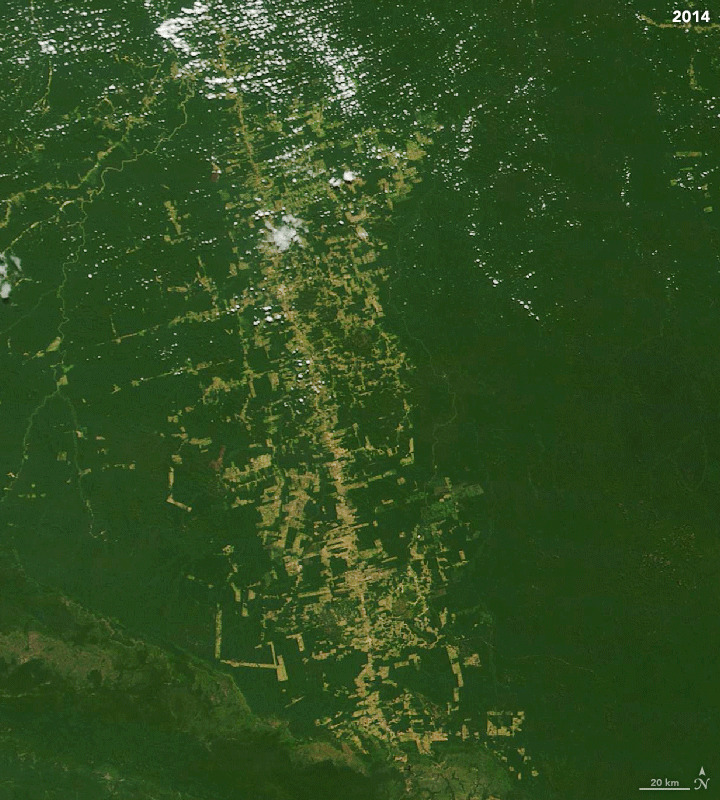
#> input picture Computer Vision/Actividad_3/img/images-0014.jpg, 720 x 800 px, found by its file name
$ jupyter execute test2.ipynb
#> lines starting #> are read from the running program, lines starting #| are printed output that depends on the picture; after the words box and inside, x2 and y2 are one past the last pixel; in counts of white or black regions, pixels touching at a corner belong together
[cell 1]
import cv2
import numpy as np

def segment_image_otsu(image_path):
#> called with image_path = 'img/images-0014.jpg'
    img = cv2.imread(image_path)
#> img is the input picture: shape (800, 720, 3); mean B, G, R 32.4, 77.4, 48.3
    img_rgb = cv2.cvtColor(img, cv2.COLOR_BGR2RGB)

    img_clear = cv2.imread('img/images-0003.jpg')
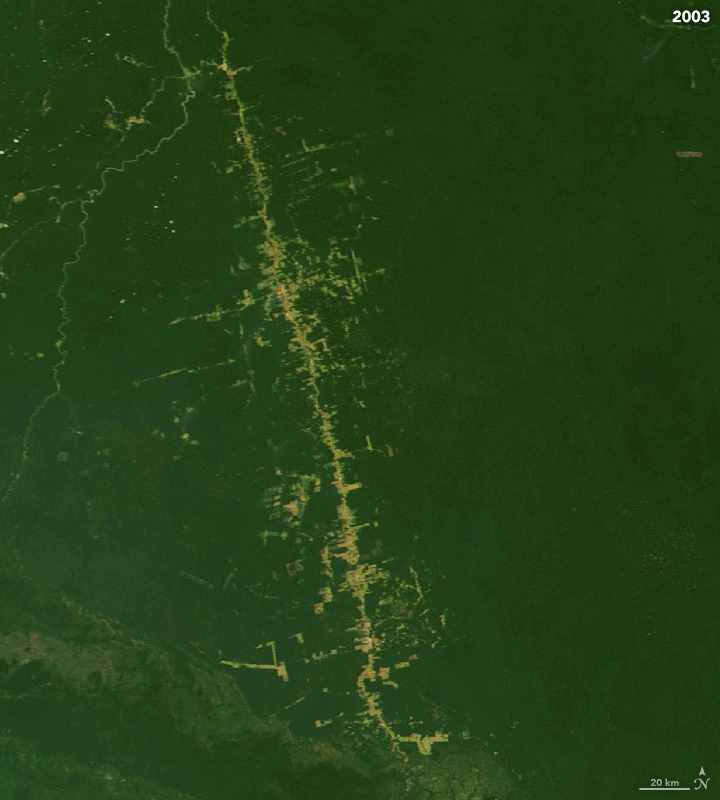
#> input picture Computer Vision/Actividad_3/img/images-0003.jpg, 720 x 800 px, found by its file name
#> img_clear is the input picture: shape (800, 720, 3); mean B, G, R 23.1, 63.7, 36.1
    img_clear_rgb =cv2.cvtColor(img_clear, cv2.COLOR_BGR2RGB)

    gray = cv2.cvtColor(img, cv2.COLOR_BGR2GRAY)
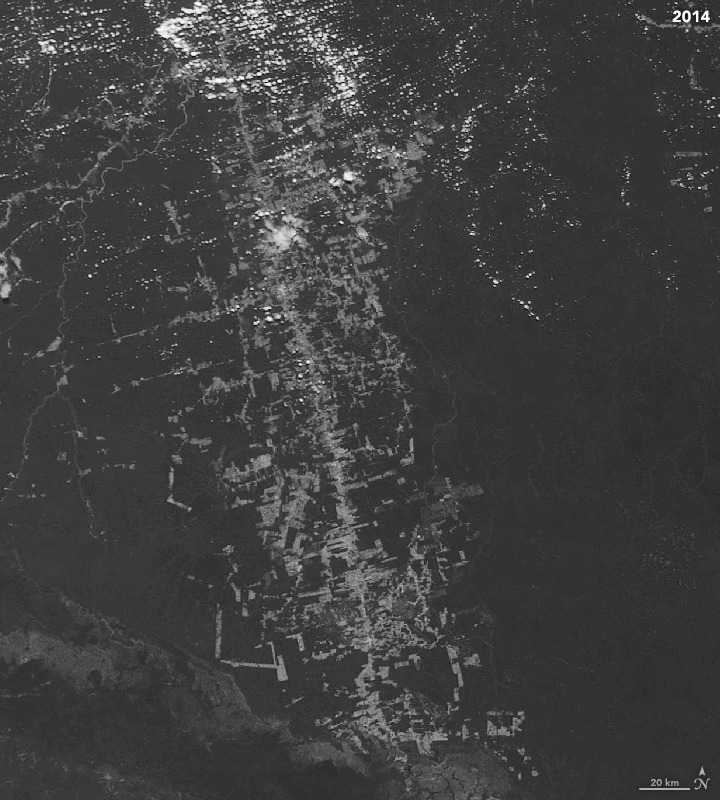
#> gray: shape (800, 720); min 8, max 255, mean 63.6

    # otsu
    _, mask = cv2.threshold(gray, 0, 255, cv2.THRESH_BINARY + cv2.THRESH_OTSU)
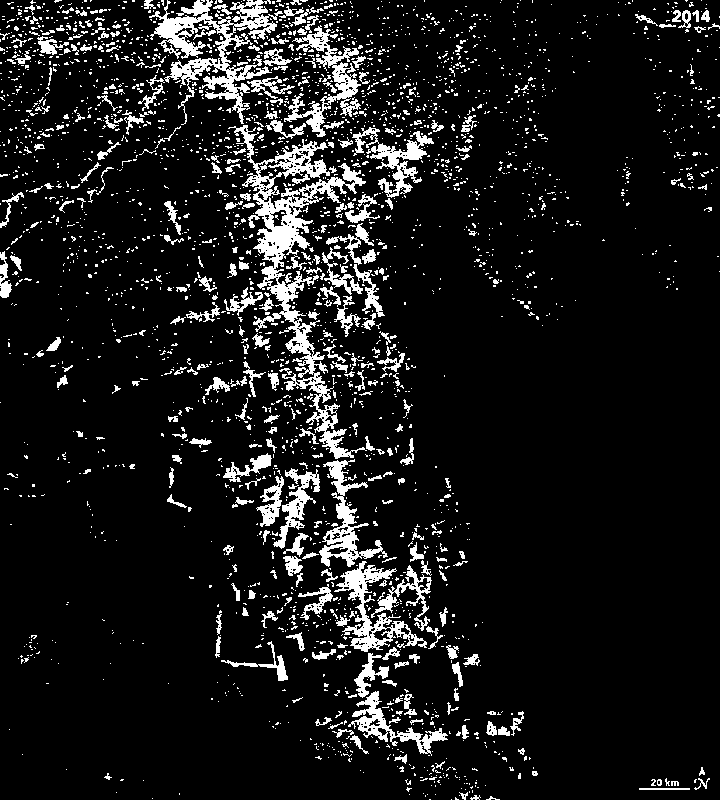
#> mask: shape (800, 720); 10% white; 2850 white regions (2516 under 20 px), largest, box (x1, y1, x2, y2) and area: (228, 125, 367, 459) 8518, (149, 0, 283, 125) 5025, (284, 25, 361, 137) 2282

    # filtro
    hsv = cv2.cvtColor(img, cv2.COLOR_BGR2HSV)
#> hsv: shape (800, 720, 3); mean H, S, V 49.9, 156, 77.6
    lower_clouds = np.array([0, 0, 235])
    upper_clouds = np.array([180, 60, 255])
    mask_clouds = cv2.inRange(hsv, lower_clouds, upper_clouds)
#> mask_clouds: shape (800, 720); 0.11% white in thin lines or dots, all inside (x1, y1, x2, y2) = (40, 2, 709, 401)

    # kernel
    kernel = np.ones((9,9), np.uint8)
    mask_clouds = cv2.dilate(mask_clouds, kernel, iterations=3)
#> mask_clouds: shape (800, 720); 7.5% white; 20 white regions, largest, box (x1, y1, x2, y2) and area: (134, 0, 411, 170) 21284, (28, 1, 121, 63) 3362, (265, 119, 319, 193) 2556
    mask_clouds = cv2.morphologyEx(mask_clouds, cv2.MORPH_CLOSE, kernel, iterations=2)
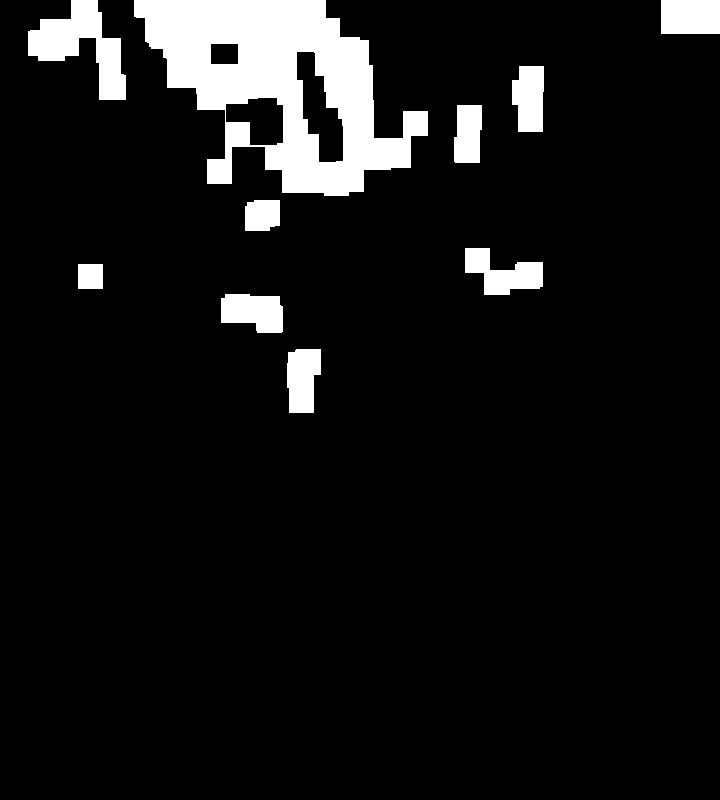
#> mask_clouds: shape (800, 720); 8% white; 10 white regions, largest, box (x1, y1, x2, y2) and area: (134, 0, 428, 196) 28947, (28, 0, 126, 100) 4433, (465, 248, 543, 295) 2098

    # quitar nubes
    mask[mask_clouds == 255] = 0
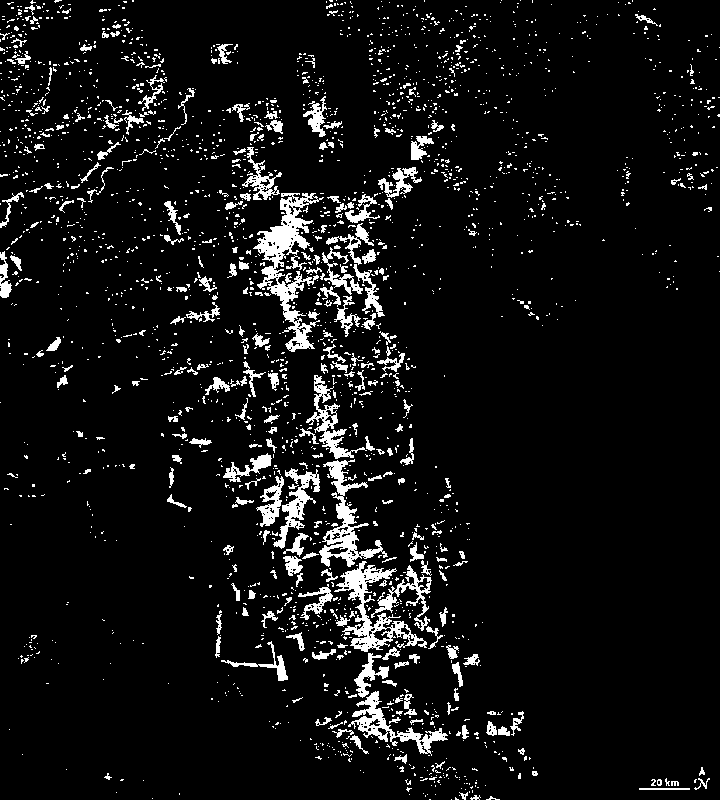
#> mask: shape (800, 720); 7.1% white; 2443 white regions (2162 under 20 px), largest, box (x1, y1, x2, y2) and area: (253, 193, 324, 352) 3340, (334, 561, 427, 652) 2265, (319, 459, 388, 567) 1974
    mask = img_rgb * (mask[:, :, np.newaxis] == 0)
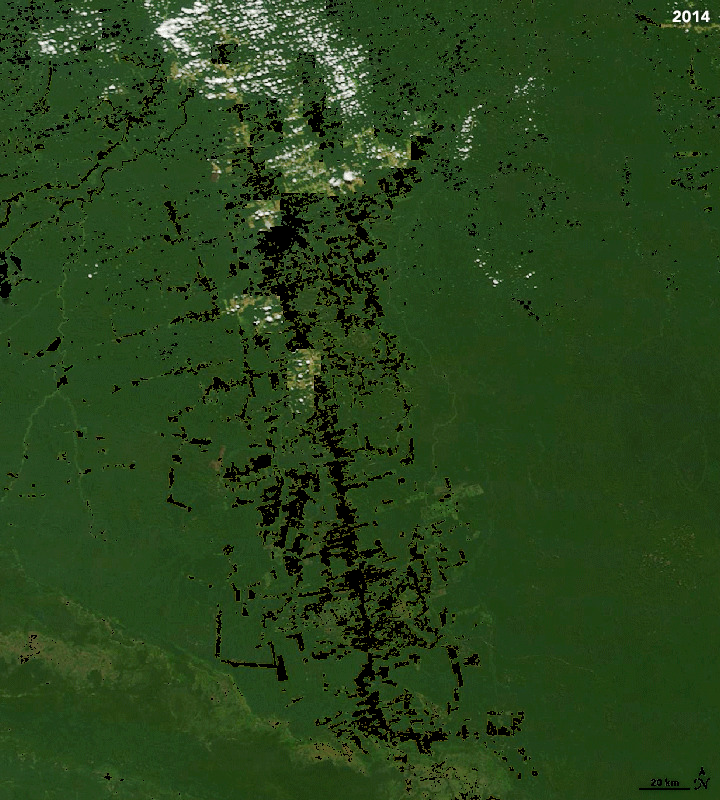
#> mask: shape (800, 720, 3); mean R, G, B 40, 68.2, 27.1

    # superponer otra imagen
    inverted_mask = 1 - mask_clouds
    fill = img_clear * inverted_mask[:, :, np.newaxis]
    inpainted_image = mask + fill
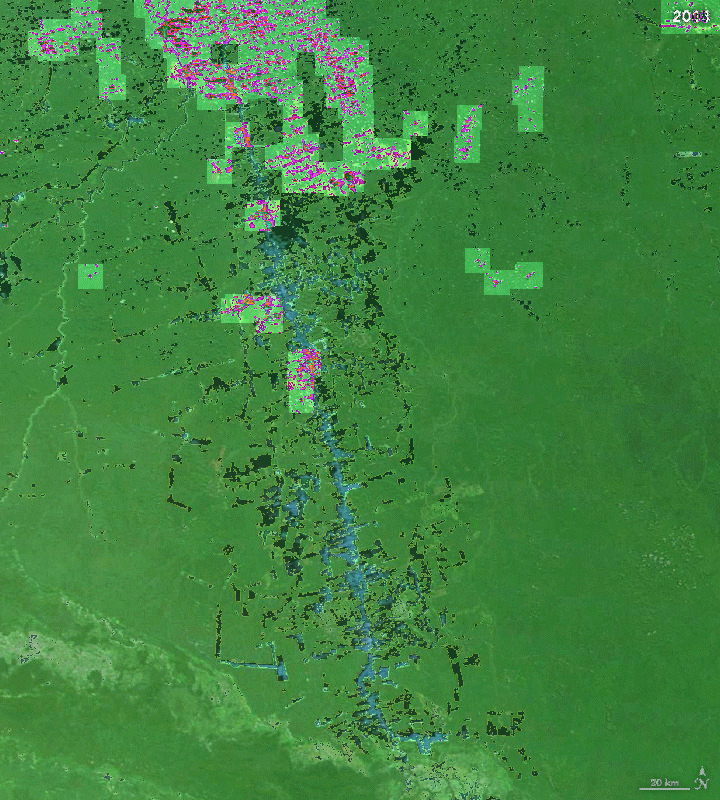
#> inpainted_image: shape (800, 720, 3); mean R, G, B 64, 131.6, 64.4

    return img, inpainted_image

[cell 2]
import matplotlib.pyplot as plt

def show_segmented_image(original, mask):
    plt.figure(figsize=(10, 5))

    plt.subplot(1, 2, 1)
    plt.imshow(cv2.cvtColor(original, cv2.COLOR_BGR2RGB))
    plt.title("Imagen Original")
    plt.axis("off")

    plt.subplot(1, 2, 2)
    plt.imshow(mask, cmap="gray")
    plt.title("Máscara Segmentada (Otsu)")
    plt.axis("off")

    plt.tight_layout()
    plt.show()

[cell 3]
img, mask = segment_image_otsu("img/images-0014.jpg")

show_segmented_image(img, mask)

[cell 4]
def refine_segmentation(mask):
    kernel = np.ones((3,3), np.uint8)

    refined_mask = cv2.morphologyEx(mask, cv2.MORPH_OPEN, kernel, iterations=2)
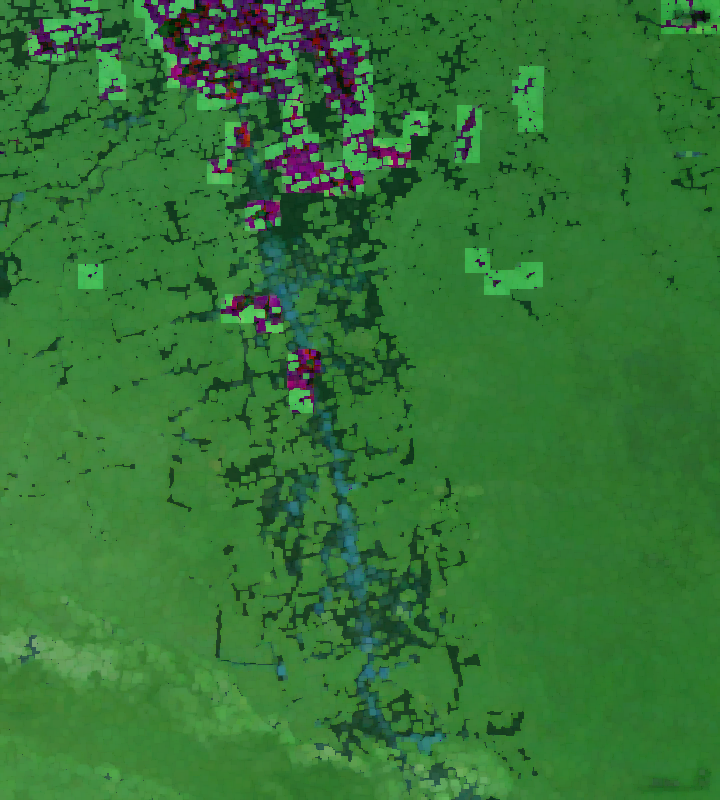
#> refined_mask: shape (800, 720, 3); mean R, G, B 52.4, 118, 54

    _, binary_mask = cv2.threshold(refined_mask, 0, 127, cv2.THRESH_BINARY)

    return binary_mask

[cell 5]
binary_mask = refine_segmentation(mask)
show_segmented_image(img, binary_mask)
